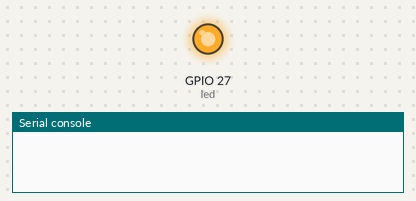
Simulated run of this program. Board: ESP32 board running MicroPython. Shown: output pins drawn as LEDs (lit = HIGH), the last lines printed to the serial console. At 9.5 s the program stops and its outputs stay as they are.

Above: at 0.1 s.
At 9.6 s:
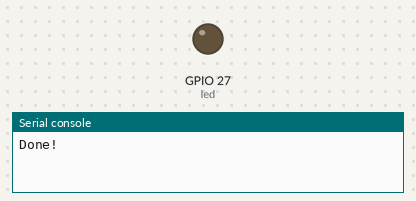
Timing chart, 0 to 11.0 s (numbered marks = the images above):
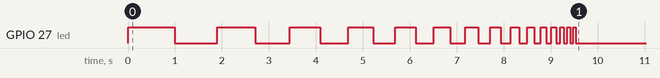

The program:

led_toggle.py
```python
# Flip an LED between on and off, faster and faster
import time
from machine import Pin

LED_PIN = 27

led = Pin(LED_PIN, Pin.OUT)

delay = 1.0
while delay > 0.05:
    led.value(not led.value())   # on becomes off, off becomes on
    time.sleep(delay)
    delay = delay * 0.9   # shrink the delay by 10% every time

led.off()
print("Done!")
```

Measured:
- by itself, GPIO 27 (led): LOW → HIGH at 0.00 s, → LOW 1.0 s later, → HIGH 0.90 s later, → LOW 0.81 s later, … (30 changes in this stretch)
